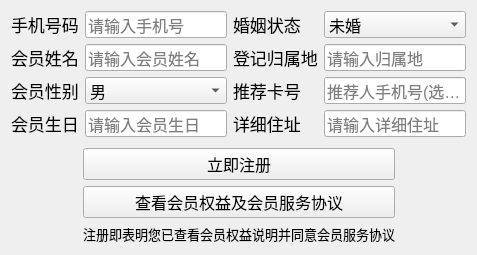
              <widget class="QWidget" name="tab_44">
               <attribute name="title">
                <string>会员注册</string>
               </attribute>
               <layout class="QVBoxLayout" name="verticalLayout_55">
                <item>
                 <layout class="QGridLayout" name="gridLayout_13">
                  <item row="0" column="0">
                   <widget class="QLabel" name="label_79">
                    <property name="font">
                     <font>
                      <pointsize>13</pointsize>
                     </font>
                    </property>
                    <property name="text">
                     <string>手机号码</string>
                    </property>
                   </widget>
                  </item>
                  <item row="0" column="1">
                   <widget class="QLineEdit" name="member_phone_lineEdit">
                    <property name="font">
                     <font>
                      <pointsize>12</pointsize>
                     </font>
                    </property>
                    <property name="placeholderText">
                     <string>请输入手机号</string>
                    </property>
                   </widget>
                  </item>
                  <item row="0" column="2">
                   <widget class="QLabel" name="label_83">
                    <property name="font">
                     <font>
                      <pointsize>13</pointsize>
                     </font>
                    </property>
                    <property name="text">
                     <string>婚姻状态</string>
                    </property>
                   </widget>
                  </item>
                  <item row="0" column="3">
                   <widget class="QComboBox" name="member_marriage_comboBox">
                    <property name="font">
                     <font>
                      <pointsize>12</pointsize>
                     </font>
                    </property>
                    <item>
                     <property name="text">
                      <string>未婚</string>
                     </property>
                    </item>
                    <item>
                     <property name="text">
                      <string>已婚</string>
                     </property>
                    </item>
                    <item>
                     <property name="text">
                      <string>其他</string>
                     </property>
                    </item>
                   </widget>
                  </item>
                  <item row="1" column="0">
                   <widget class="QLabel" name="label_80">
                    <property name="font">
                     <font>
                      <pointsize>13</pointsize>
                     </font>
                    </property>
                    <property name="text">
                     <string>会员姓名</string>
                    </property>
                   </widget>
                  </item>
                  <item row="1" column="1">
                   <widget class="QLineEdit" name="member_name_lineEdit">
                    <property name="font">
                     <font>
                      <pointsize>12</pointsize>
                     </font>
                    </property>
                    <property name="placeholderText">
                     <string>请输入会员姓名</string>
                    </property>
                   </widget>
                  </item>
                  <item row="1" column="2">
                   <widget class="QLabel" name="label_84">
                    <property name="font">
                     <font>
                      <pointsize>13</pointsize>
                     </font>
                    </property>
                    <property name="text">
                     <string>登记归属地</string>
                    </property>
                   </widget>
                  </item>
                  <item row="1" column="3">
                   <widget class="QLineEdit" name="member_place_lineEdit">
                    <property name="font">
                     <font>
                      <pointsize>12</pointsize>
                     </font>
                    </property>
                    <property name="placeholderText">
                     <string>请输入归属地</string>
                    </property>
                   </widget>
                  </item>
                  <item row="2" column="0">
                   <widget class="QLabel" name="label_81">
                    <property name="font">
                     <font>
                      <pointsize>13</pointsize>
                     </font>
                    </property>
                    <property name="text">
                     <string>会员性别</string>
                    </property>
                   </widget>
                  </item>
                  <item row="2" column="1">
                   <widget class="QComboBox" name="member_sex_comboBox">
                    <property name="font">
                     <font>
                      <pointsize>12</pointsize>
                     </font>
                    </property>
                    <item>
                     <property name="text">
                      <string>男</string>
                     </property>
                    </item>
                    <item>
                     <property name="text">
                      <string>女</string>
                     </property>
                    </item>
                   </widget>
                  </item>
                  <item row="2" column="2">
                   <widget class="QLabel" name="label_85">
                    <property name="font">
                     <font>
                      <pointsize>13</pointsize>
                     </font>
                    </property>
                    <property name="text">
                     <string>推荐卡号</string>
                    </property>
                   </widget>
                  </item>
                  <item row="2" column="3">
                   <widget class="QLineEdit" name="member_recommended_lineEdit">
                    <property name="font">
                     <font>
                      <pointsize>12</pointsize>
                     </font>
                    </property>
                    <property name="placeholderText">
                     <string>推荐人手机号(选填)</string>
                    </property>
                   </widget>
                  </item>
                  <item row="3" column="0">
                   <widget class="QLabel" name="label_82">
                    <property name="font">
                     <font>
                      <pointsize>13</pointsize>
                     </font>
                    </property>
                    <property name="text">
                     <string>会员生日</string>
                    </property>
                   </widget>
                  </item>
                  <item row="3" column="1">
                   <widget class="QLineEdit" name="member_birthday_lineEdit">
                    <property name="font">
                     <font>
                      <pointsize>12</pointsize>
                     </font>
                    </property>
                    <property name="placeholderText">
                     <string>请输入会员生日</string>
                    </property>
                   </widget>
                  </item>
                  <item row="3" column="2">
                   <widget class="QLabel" name="label_87">
                    <property name="font">
                     <font>
                      <pointsize>13</pointsize>
                     </font>
                    </property>
                    <property name="text">
                     <string>详细住址</string>
                    </property>
                   </widget>
                  </item>
                  <item row="3" column="3">
                   <widget class="QLineEdit" name="member_address_lineEdit">
                    <property name="font">
                     <font>
                      <pointsize>12</pointsize>
                     </font>
                    </property>
                    <property name="placeholderText">
                     <string>请输入详细住址</string>
                    </property>
                   </widget>
                  </item>
                 </layout>
                </item>
                <item>
                 <spacer name="verticalSpacer_22">
                  <property name="orientation">
                   <enum>Qt::Vertical</enum>
                  </property>
                  <property name="sizeHint" stdset="0">
                   <size>
                    <width>20</width>
                    <height>5</height>
                   </size>
                  </property>
                 </spacer>
                </item>
                <item>
                 <layout class="QHBoxLayout" name="horizontalLayout_68">
                  <item>
                   <spacer name="horizontalSpacer_61">
                    <property name="orientation">
                     <enum>Qt::Horizontal</enum>
                    </property>
                    <property name="sizeHint" stdset="0">
                     <size>
                      <width>40</width>
                      <height>20</height>
                     </size>
                    </property>
                   </spacer>
                  </item>
                  <item>
                   <layout class="QVBoxLayout" name="verticalLayout_61">
                    <item>
                     <widget class="QPushButton" name="member_register_pushButton">
                      <property name="font">
                       <font>
                        <pointsize>12</pointsize>
                       </font>
                      </property>
                      <property name="cursor">
                       <cursorShape>PointingHandCursor</cursorShape>
                      </property>
                      <property name="text">
                       <string>立即注册</string>
                      </property>
                     </widget>
                    </item>
                    <item>
                     <widget class="QPushButton" name="member_review_pushButton">
                      <property name="font">
                       <font>
                        <pointsize>12</pointsize>
                       </font>
                      </property>
                      <property name="cursor">
                       <cursorShape>PointingHandCursor</cursorShape>
                      </property>
                      <property name="text">
                       <string>查看会员权益及会员服务协议</string>
                      </property>
                     </widget>
                    </item>
                    <item>
                     <widget class="QLabel" name="label_86">
                      <property name="font">
                       <font>
                        <pointsize>10</pointsize>
                       </font>
                      </property>
                      <property name="text">
                       <string>注册即表明您已查看会员权益说明并同意会员服务协议</string>
                      </property>
                     </widget>
                    </item>
                   </layout>
                  </item>
                  <item>
                   <spacer name="horizontalSpacer_62">
                    <property name="orientation">
                     <enum>Qt::Horizontal</enum>
                    </property>
                    <property name="sizeHint" stdset="0">
                     <size>
                      <width>40</width>
                      <height>20</height>
                     </size>
                    </property>
                   </spacer>
                  </item>
                 </layout>
                </item>
               </layout>
              </widget>
